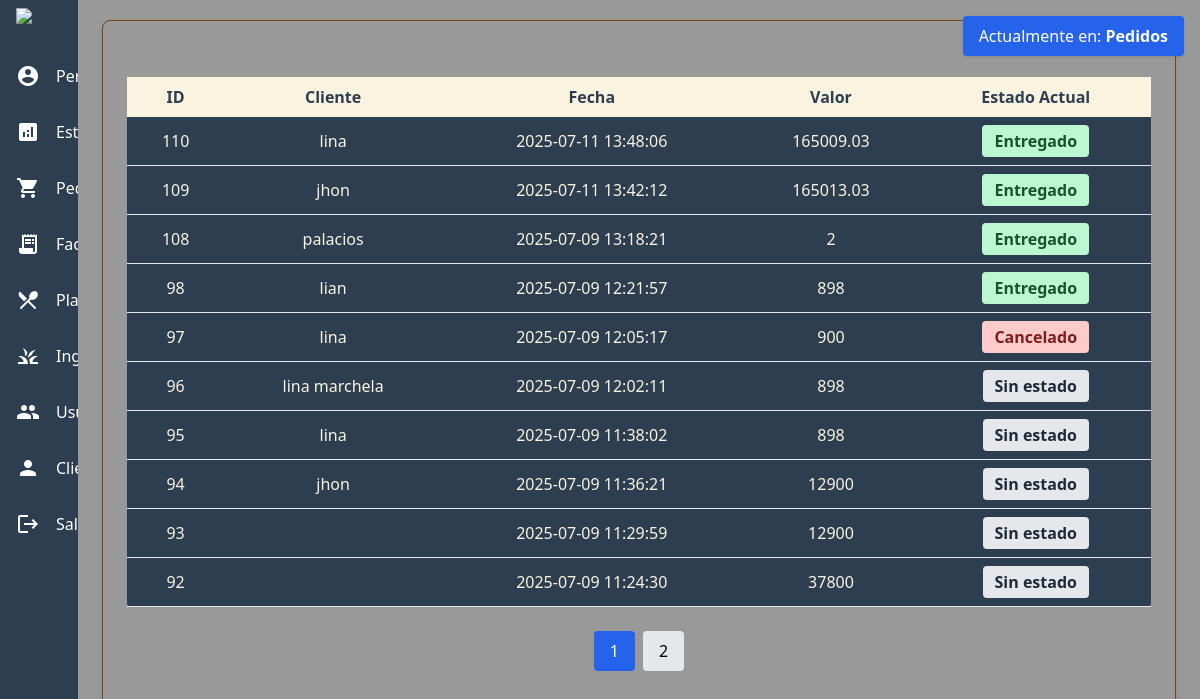
Page /proyectofinal/pedidos/pedidos.php (signed in) on the committed database.
### tables this page shows
CREATE TABLE `pedidos` (
  `pedido_id` int(11) NOT NULL,
  `metopago_id` int(11) DEFAULT NULL,
  `user_id` bigint(20) DEFAULT NULL,
  `pedido_fecha` varchar(20) DEFAULT NULL,
  `pedido_valor_pagar` varchar(20) DEFAULT NULL,
  `cliente_id` bigint(20) DEFAULT NULL,
  `estped_id` int(11) DEFAULT NULL
);

CREATE TABLE `clientes` (
  `cliente_id` bigint(20) NOT NULL,
  `cli_nombre` varchar(50) NOT NULL,
  `cli_documento` varchar(20) NOT NULL,
  `cli_apellido` varchar(50) DEFAULT NULL,
  `cli_correo` varchar(100) NOT NULL,
  `cli_contrasena` varchar(255) DEFAULT NULL,
  `cli_telefono` varchar(15) DEFAULT NULL,
  `fecha_registro` timestamp NOT NULL DEFAULT current_timestamp()
);

### proyectofinal/pedidos/pedidos.php (the view, shortened to what this page needs)
<!DOCTYPE html>
<html lang="es">
<head>
    <script src="https://cdn.tailwindcss.com"></script>
    <link href="https://cdnjs.cloudflare.com/ajax/libs/font-awesome/6.0.0-beta3/css/all.min.css" rel="stylesheet">
    <link rel="stylesheet" href="https://cdnjs.cloudflare.com/ajax/libs/animate.css/4.1.1/animate.min.css"/>
</head>
<body class="m-0 font-sans  md:pl-[0px] relative">
    <div class="flex min-h-screen  z-10 relative">
        <div class="group hover:w-56 w-20 bg-[#2C3E50] text-white flex flex-col transition-all duration-300 overflow-hidden">
             <div class="mb-4 flex py-2 items-center w-full px-4">
                <img src="/imagenes/JJJ_s_Pizzas-removebg-preview (2).png">
            </div>
            <a href="../loginadmin/perfil.php" class="flex items-center w-full py-4 px-4 hover:bg-white/10 ">
                <i class="material-icons text-[24px]">account_circle</i>
            </a>
           <a href="../loginadmin/prueba.php" class="flex items-center w-full py-4 px-4 hover:bg-white/10">
                <i class="material-icons text-[24px]">analytics</i>
            </a>
            <a href="../pedidos/pedidos.php" class="flex items-center w-full py-4 px-4 hover:bg-white/10">
                <i class="material-icons text-[24px]">shopping_cart</i>
            </a>
            <a href="../facturas/facturas.php" class=" flex items-center w-full py-4 px-4 hover:bg-white/10">
                <i class="material-icons text-[24px]">receipt_long</i>
            </a>
            <a href="../platos/platos.php" class="flex items-center w-full py-4 px-4 hover:bg-white/10">
                <i class="material-icons text-[24px]">local_dining</i>
            </a>
            <a href="../ingredientes/ingredientes.php" class="flex items-center w-full py-4 px-4 hover:bg-white/10">
                <i class="material-icons text-[24px]">grass</i>
            </a>
            <a href="../usuarios/index.php" class="flex items-center w-full py-4 px-4 hover:bg-white/10">
                <i class="material-icons text-[24px]">people</i>
            </a>
            <a href="../clientes/clientes.php" class=" flex items-center w-full py-4 px-4 hover:bg-white/10">
                <i class="material-icons text-[24px]">person</i>
            </a>
            <a id="btnCerrarSesion" href="#" class="flex items-center w-full py-4 px-4 hover:bg-white/10">
                <i class="material-icons text-[24px]">logout</i>
            </a>
        </div>
        <div class=" w-11/12  mt-5  border-[#784212] border p-6 m-6 rounded-lg shadow-md">
               <?php
                include("../conexion/conectarBD.php");
                $pagina = isset($_GET['pagina']) ? max(1, intval($_GET['pagina'])) : 1;
                $por_pagina = 10;
                $inicio = ($pagina - 1) * $por_pagina;
                $total_pedidos_query = mysqli_query($connect, "SELECT COUNT(*) AS total FROM pedidos");
                $total_pedidos = mysqli_fetch_assoc($total_pedidos_query)['total'];
                $total_paginas = ceil($total_pedidos / $por_pagina);
                $sql = "SELECT
                            p.pedido_id,
                            p.pedido_fecha,
                            p.pedido_valor_pagar,
                            c.cli_nombre,
                            c.cli_apellido,
                            ep.estped_desc,
                            p.estped_id
                        FROM pedidos p
                        LEFT JOIN clientes c ON p.cliente_id = c.cliente_id
                        LEFT JOIN estado_pedido ep ON p.estped_id = ep.estped_id
                        ORDER BY p.pedido_id DESC
                        LIMIT $inicio, $por_pagina";
                $resPedidos = mysqli_query($connect, $sql);
                ?>
                <table class="w-full text-center mt-8 bg-[#2C3E50]  rounded">
                    <thead class=" text-[#2C3E50] bg-[#FAF3E0]">
                        <tr>
                            <th class="px-4 py-2">ID</th>
                            <th class="px-4 py-2">Cliente</th>
                            <th class="px-4 py-2">Fecha</th>
                            <th class="px-4 py-2">Valor</th>
                            <th class="px-4 py-2">Estado Actual</th>
                        </tr>
                    </thead>
                    <?php
                    $estadoClases = [
                        1 => 'bg-yellow-200 text-yellow-900',
                        2 => 'bg-blue-200 text-blue-900',
                        3 => 'bg-green-200 text-green-900',
                        4 => 'bg-red-200 text-red-900',
                    ];
                    $estadoTextos  = [
                        1 => ' Pendiente',
                        2 => ' En proceso',
                        3 => ' Entregado',
                        4 => ' Cancelado',
                    ];
                    ?>
                    <tbody>
                        <?php while ($pedido = mysqli_fetch_assoc($resPedidos)): ?>
                            <tr class="border-b">
                                <td class="px-4 py-2 text-[#faf3e0]"><?= $pedido['pedido_id'] ?></td>
                                <td class="px-4 py-2 text-[#faf3e0]"><?= $pedido['cli_nombre'] . " " . $pedido['cli_apellido'] ?></td>
                                <td class="px-4 py-2 text-[#faf3e0]"><?= $pedido['pedido_fecha'] ?></td>
                                <td class="px-4 py-2 text-[#faf3e0]"><?= $pedido['pedido_valor_pagar'] ?></td>
                                <td class="px-4 py-2" id="estado-<?= $pedido['pedido_id'] ?>">
                                    <span class="<?= $estadoClases[$pedido['estped_id']] ?? 'bg-gray-200 text-gray-800' ?> px-3 py-1 rounded font-semibold inline-block">
                                        <?= $estadoTextos[$pedido['estped_id']] ?? 'Sin estado' ?>
                                    </span>
                                </td>
                            </tr>
                        <?php endwhile; ?>
                    </tbody>
                </table>
                <div class="mt-6 flex justify-center space-x-2">
                    <?php for ($i = 1; $i <= $total_paginas; $i++): ?>
                        <a href="?pagina=<?= $i ?>" class="px-4 py-2 <?= $i == $pagina ? 'bg-blue-600 text-white' : 'bg-gray-200 hover:bg-gray-300' ?> rounded"><?= $i ?></a>
                    <?php endfor; ?>
                </div>
        </div>
    </div>
<div id="mensajeUbicacion" class="fixed top-4 right-4 bg-blue-600 text-white px-4 py-2 rounded shadow z-50 animate-fade-in">
  Actualmente en: <strong>Pedidos</strong>
</div>
</body>
</html>

### proyectofinal/pedidos/pedidos.php (style rules this page uses)
.animate-fade-in { animation: fade-in 0.5s ease-in-out; }

### rows in the picture
pedidos: pedido_id "110", cliente.cli_nombre "lina", pedido_fecha "2025-07-11 13:48:06", pedido_valor_pagar "165009.03", estped "Entregado"
pedidos: pedido_id "109", cliente.cli_nombre "jhon", pedido_fecha "2025-07-11 13:42:12", pedido_valor_pagar "165013.03", estped "Entregado"
pedidos: pedido_id "108", cliente.cli_nombre "palacios", pedido_fecha "2025-07-09 13:18:21", pedido_valor_pagar "2", estped "Entregado"
pedidos: pedido_id "98", cliente.cli_nombre "lian", pedido_fecha "2025-07-09 12:21:57", pedido_valor_pagar "898", estped "Entregado"
pedidos: pedido_id "97", cliente.cli_nombre "lina", pedido_fecha "2025-07-09 12:05:17", pedido_valor_pagar "900", estped "Cancelado"
pedidos: pedido_id "96", cliente.cli_nombre "lina marchela", pedido_fecha "2025-07-09 12:02:11", pedido_valor_pagar "898", estped "Sin estado"
pedidos: pedido_id "95", cliente.cli_nombre "lina", pedido_fecha "2025-07-09 11:38:02", pedido_valor_pagar "898", estped "Sin estado"
pedidos: pedido_id "94", cliente.cli_nombre "jhon", pedido_fecha "2025-07-09 11:36:21", pedido_valor_pagar "12900", estped "Sin estado"
pedidos: pedido_id "93", pedido_fecha "2025-07-09 11:29:59", pedido_valor_pagar "12900", estped "Sin estado"
pedidos: pedido_id "92", pedido_fecha "2025-07-09 11:24:30", pedido_valor_pagar "37800", estped "Sin estado"
